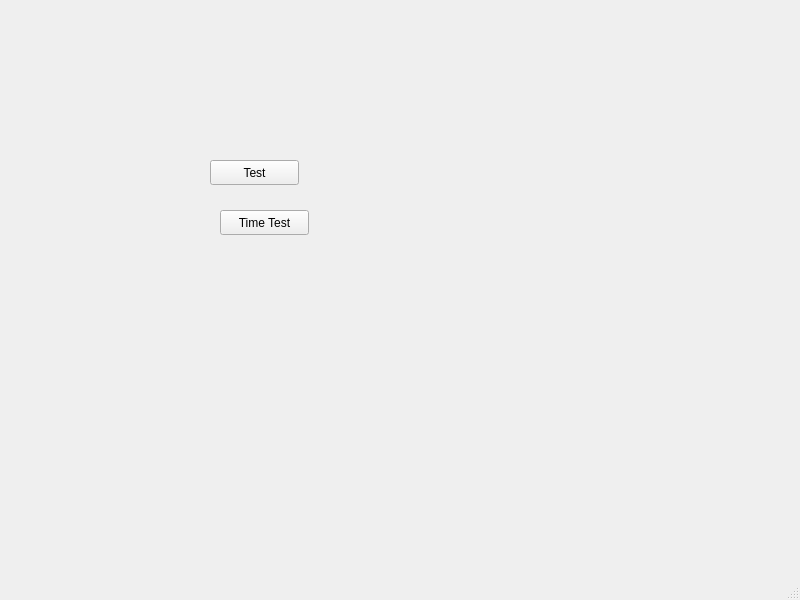
<?xml version="1.0" encoding="UTF-8"?>
<ui version="4.0">
 <class>MainWindow</class>
 <widget class="QMainWindow" name="MainWindow">
  <property name="geometry">
   <rect>
    <x>0</x>
    <y>0</y>
    <width>800</width>
    <height>600</height>
   </rect>
  </property>
  <property name="windowTitle">
   <string>MainWindow</string>
  </property>
  <widget class="QWidget" name="centralwidget">
   <widget class="QPushButton" name="Test">
    <property name="geometry">
     <rect>
      <x>210</x>
      <y>160</y>
      <width>89</width>
      <height>25</height>
     </rect>
    </property>
    <property name="text">
     <string>Test</string>
    </property>
   </widget>
   <widget class="QPushButton" name="Test_2">
    <property name="geometry">
     <rect>
      <x>220</x>
      <y>210</y>
      <width>89</width>
      <height>25</height>
     </rect>
    </property>
    <property name="text">
     <string>Time Test</string>
    </property>
   </widget>
  </widget>
  <widget class="QMenuBar" name="menubar">
   <property name="geometry">
    <rect>
     <x>0</x>
     <y>0</y>
     <width>800</width>
     <height>27</height>
    </rect>
   </property>
  </widget>
  <widget class="QStatusBar" name="statusbar"/>
 </widget>
 <resources/>
 <connections/>
</ui>
